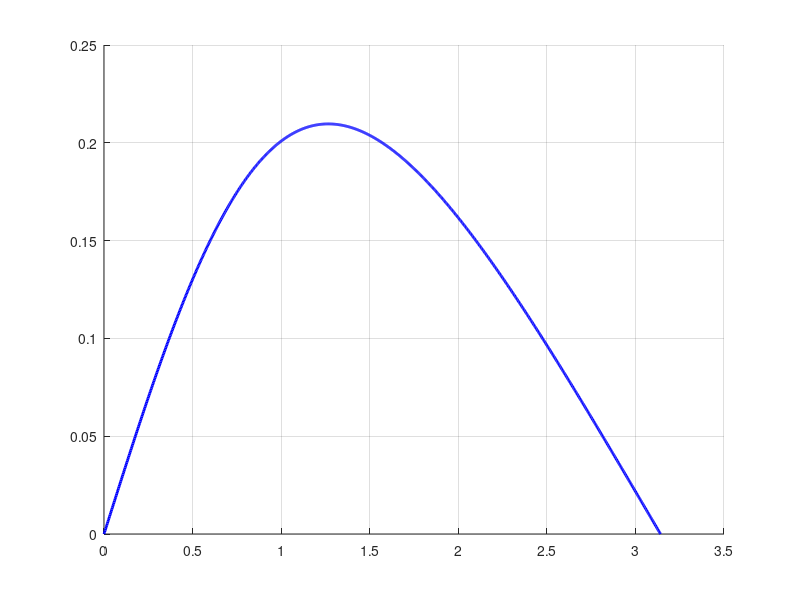

This chart was generated by the following MATLAB code: (Note: this script raises an error after producing the figure.)
% General Physics Project: Sliding and Rolling on a Circular Track
% Experiment 2: Transition from Pure Rolling to Sliding (Eq. 13)

clear; clc; close all;

%% 1. Parameter Setup
theta = linspace(0, pi, 1000); % Angle from 0 to pi
mu_s_actual = 0.2; % Example: Actual static friction coefficient of the track

%% 2. Calculate Required Static Friction Coefficient
% For pure rolling, required friction f = (2/7)*mg*sin(theta)
% Normal force N = mg*cos(theta) + m*(v^2)/R
% Substitute v^2 = (10/7)*g*R*(1 - cos(theta)) into N
% Required mu_s = f / N = 2*sin(theta) / (10 - 3*cos(theta))

mu_s_required = (2 .* sin(theta)) ./ (10 - 3 .* cos(theta));

%% 3. Plot Setup
figure('Name', 'Rolling to Sliding Transition', 'Position', [200, 200, 700, 500]);
hold on;
grid on;

%% 4. Plot Required vs Actual Friction
% Plot required mu_s curve
plot(theta, mu_s_required, 'b-', 'LineWidth', 2, 'DisplayName', 'Required \mu_s for Pure Rolling');

% Plot actual surface mu_s as a horizontal line
yline(mu_s_actual, 'r--', 'LineWidth', 2, 'DisplayName', sprintf('Actual Surface \\mu_s = %.2f', mu_s_actual));

% Find the transition point (where required > actual friction)
transition_idx = find(mu_s_required > mu_s_actual, 1);

if ~isempty(transition_idx)
    trans_theta = theta(transition_idx);

    % Mark the transition point
    plot(trans_theta, mu_s_actual, 'ko', 'MarkerSize', 8, 'MarkerFaceColor', 'k', 'DisplayName', 'Transition Point (Starts Sliding)');

    % Print result to console
    fprintf('Transition from pure rolling to sliding occurs at Theta: %.2f rad (%.1f deg)\n', trans_theta, rad2deg(trans_theta));

    % Highlight the region where sliding occurs
    patch_x = [trans_theta, pi, pi, trans_theta];
    patch_y = [0, 0, max(mu_s_required)*1.1, max(mu_s_required)*1.1];
    patch(patch_x, patch_y, 'red', 'FaceAlpha', 0.1, 'EdgeColor', 'none', 'DisplayName', 'Sliding Region');
else
    disp('The ball rolls purely without sliding for the entire track.');
end

%% 5. Formatting the Plot for the Report
title('Transition Condition: Pure Rolling to Sliding', 'FontSize', 14, 'FontWeight', 'bold');
xlabel('Angle \Theta (rad)', 'FontSize', 12, 'FontWeight', 'bold');
ylabel('Static Friction Coefficient \mu_s', 'FontSize', 12, 'FontWeight', 'bold');

legend('show', 'Location', 'northwest', 'FontSize', 12);

% Format X-axis ticks
xticks([0, pi/4, pi/2, 3*pi/4, pi]);
xticklabels({'0', '\pi/4', '\pi/2', '3\pi/4', '\pi'});
xlim([0, pi]);
ylim([0, max(mu_s_required)*1.2]);

set(gca, 'FontSize', 12, 'LineWidth', 1.2);
hold off;
